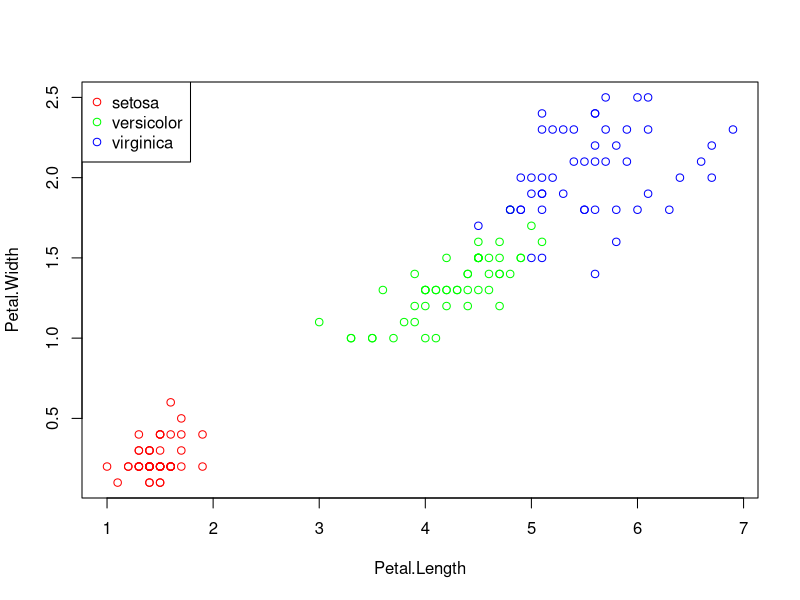
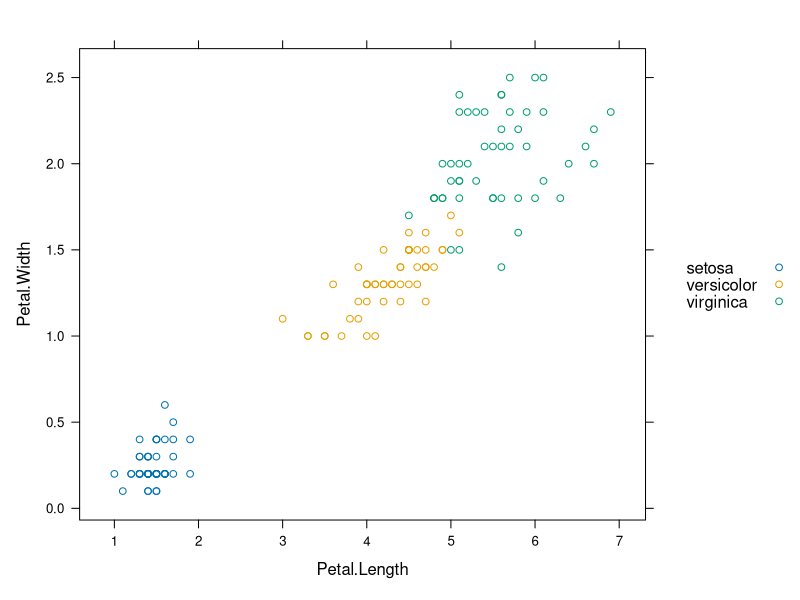
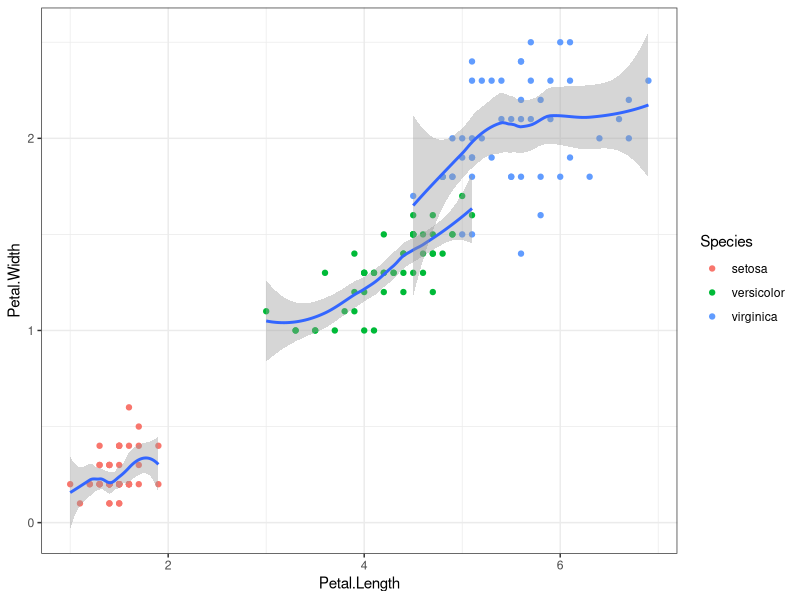
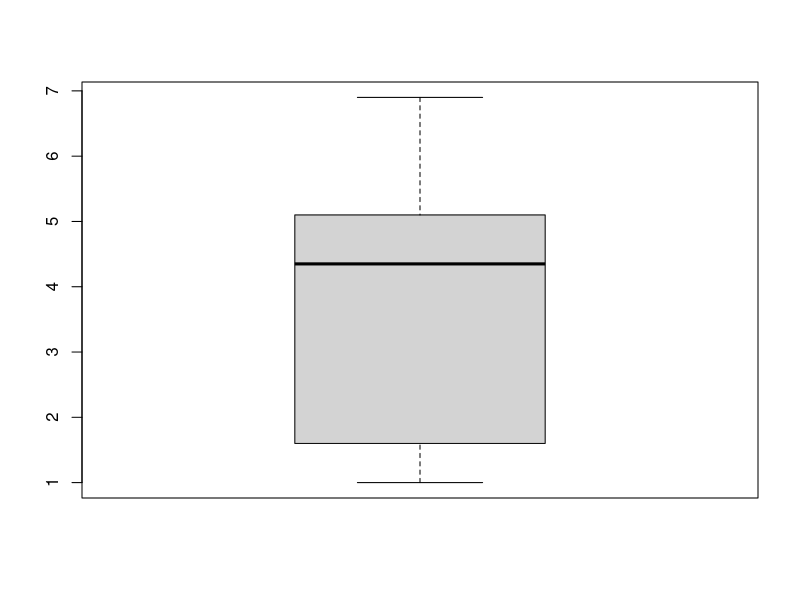
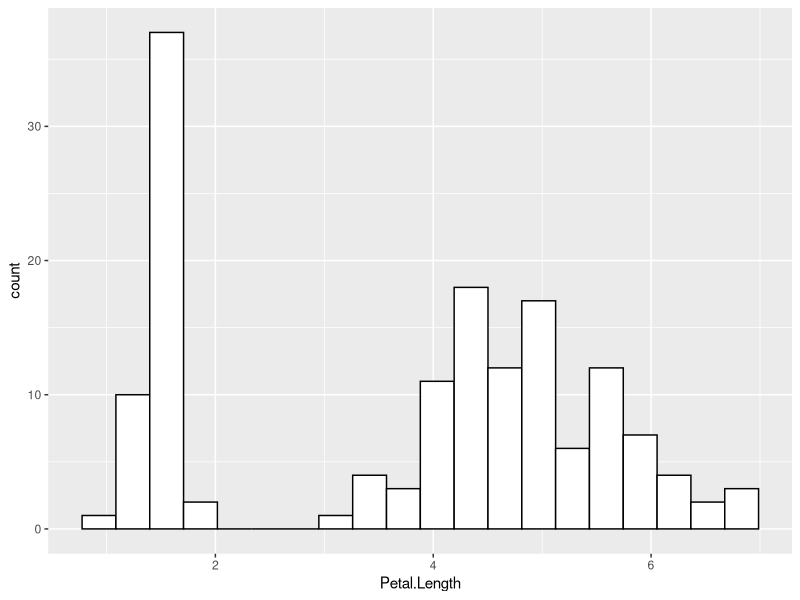
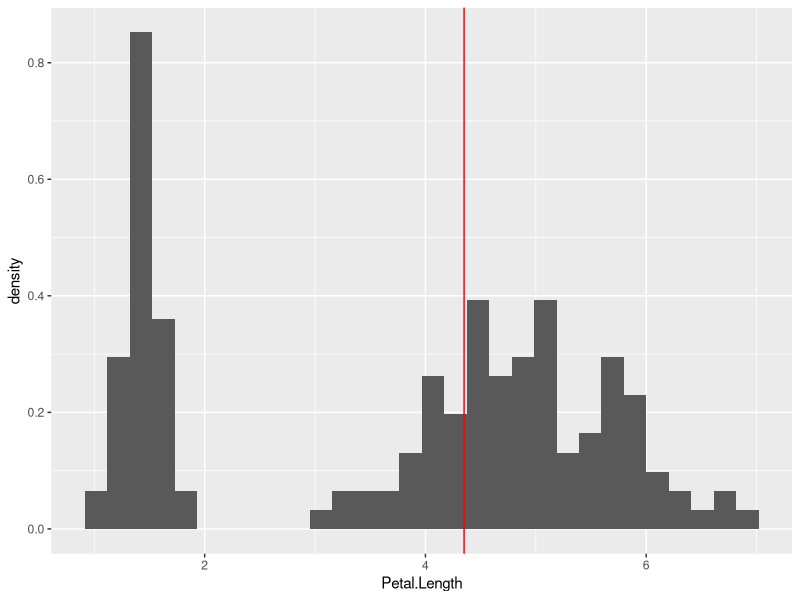
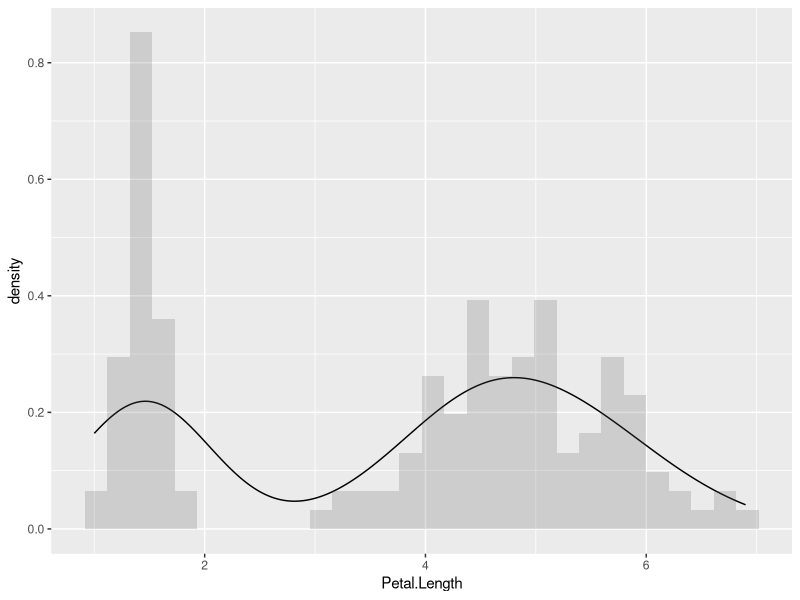
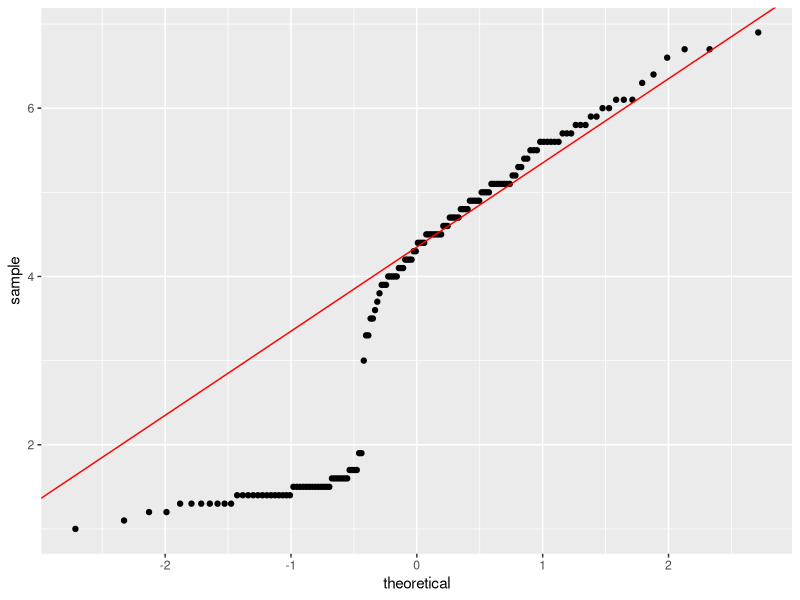

Here is the R script that generated these plots, in order:
#############################
# Graphical data analysis
# date: 02/08/2017
##############################

##########################
# graphical systems in R
###########################


# plot, boxplot, barplot in base packages
# lattice
# ggplot2 ---dplyr

data(iris)

# Petal.width ~ Petal.length
# different color for different species

cols <- c("red", "green", "blue")

plot(Petal.Width~Petal.Length, data=iris,
     col=cols[as.numeric(Species)])
legend("topleft", levels(iris$Species), 
       col=cols, pch=1)


# Lattice
library(lattice)
xyplot(Petal.Width~Petal.Length, data=iris,
  groups=Species, auto.key=TRUE)



#
#install.packages("ggplot2")
library(ggplot2)
ggplot(iris, aes(x=Petal.Length, y=Petal.Width))+
  geom_point(aes(color=Species))+
  geom_smooth(aes(group=Species))+
  theme_bw()



########################
# single continous data
# Petal.Length
########################


# boxplot (boxplot in basepackage)
# histogram
# density_curve
# qqplot

boxplot(iris$Petal.Length)

p <- ggplot(iris, aes(x=Petal.Length))
p+geom_histogram(color="black", bins=20, fill="white")
p+geom_histogram(aes(y=..density..))+
  geom_vline(xintercept=median(iris$Petal.Length), 
             color="red")


p+geom_density()+
  geom_histogram(aes(y=..density..), alpha=0.2)


p <- ggplot(iris, aes(sample=Petal.Length))
p+geom_point(stat="qq")+
  geom_abline(slope=1, color="red",
              intercept=median(iris$Petal.Length))





























































  




























































































